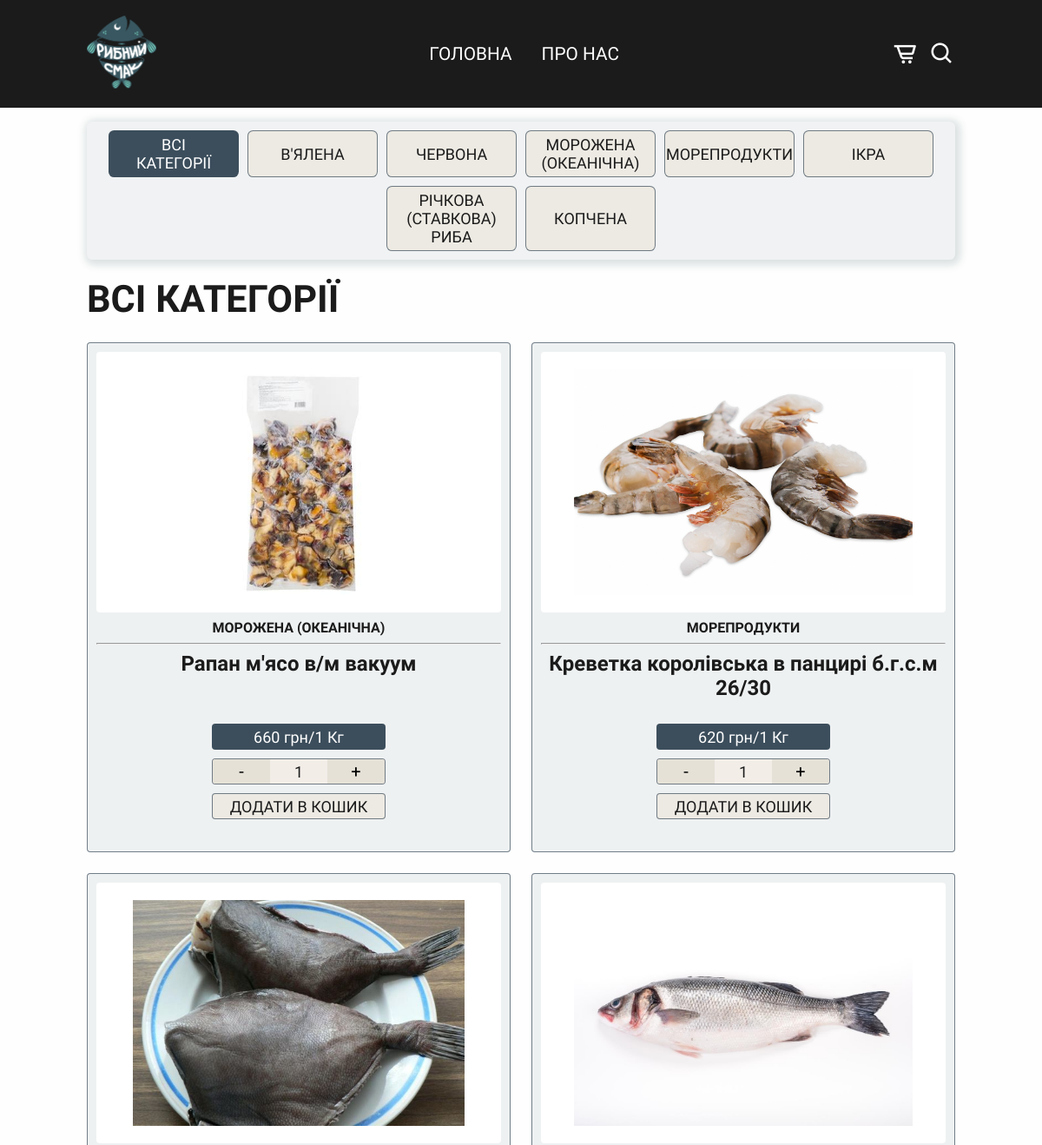
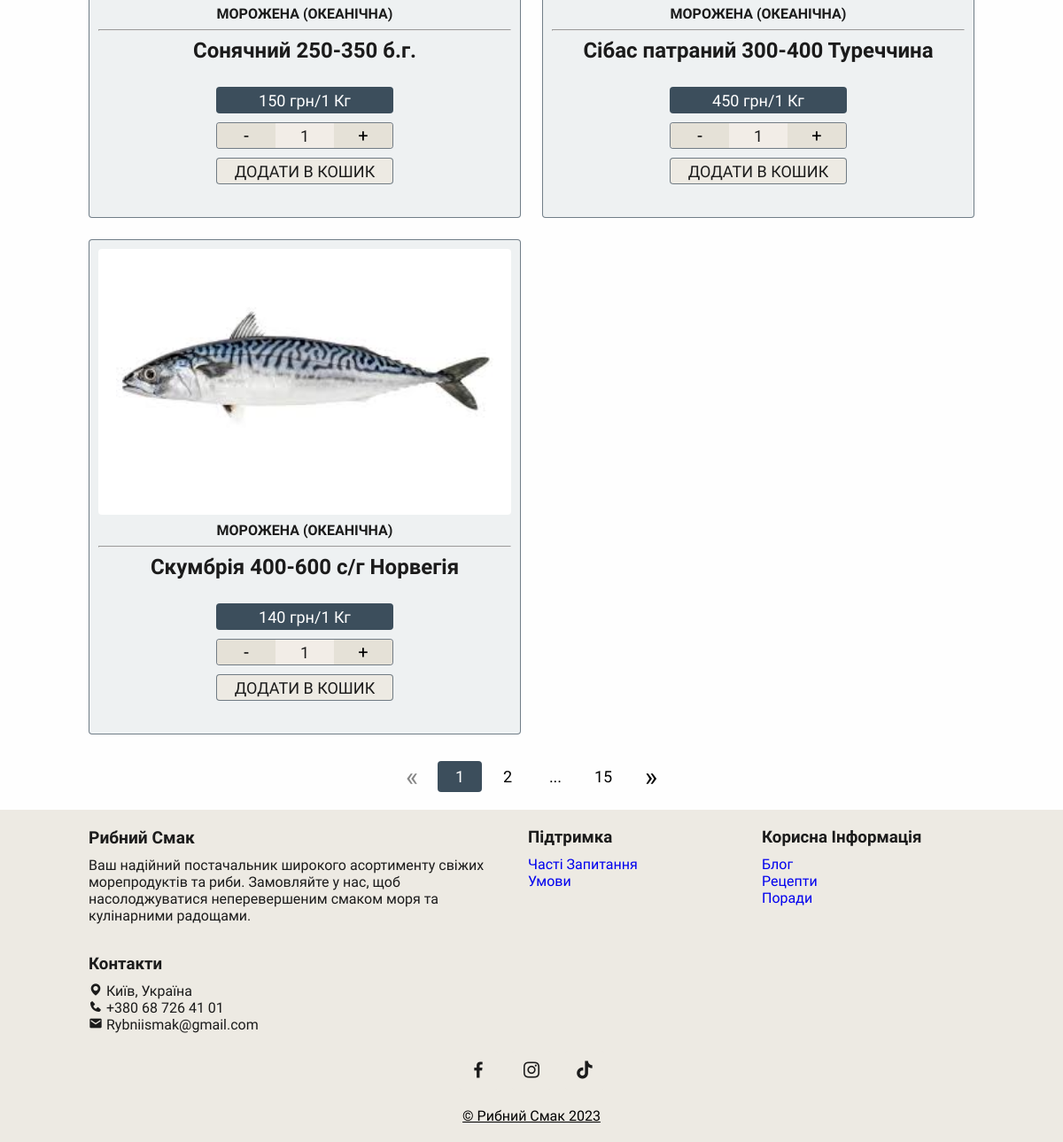
Page /products/all on the committed database (2 pictures, top to bottom).
### store/models.py (models this page shows, shortened)
class Category(models.Model):
    name = models.CharField(max_length=150, verbose_name='Заголовок')
    slug = models.SlugField(unique=True, verbose_name='Слаг')
    image = models.ImageField(upload_to='categories/', verbose_name='Зображення')
    is_published = models.BooleanField(default=True, verbose_name='На сайті')
    dt_update = models.DateTimeField(auto_now=True, verbose_name='Змінено')
    alt = models.CharField(max_length=150, default='fish store', verbose_name='alt tag')
    def __str__(self):
        return self.name
    def get_absolute_url(self):
        return reverse('store:products', args=(self.slug,))
    class Meta:
        verbose_name = 'категорію'
        verbose_name_plural = 'Категорії'
        ordering = ['dt_update', 'id']

class Product(models.Model):
    MEASURES = [
        ('1 Кг', '1 Кг'),
        ('100 грам', '100 грам'),
        ('1 Шт', '1 Шт'),
    ]
    name = models.CharField(max_length=250, verbose_name='Заголовок')
    description = models.TextField(verbose_name='Опис')
    image = models.ImageField(upload_to='products/', blank=True, verbose_name='Зображення')
    dt_create = models.DateTimeField(auto_now_add=True, verbose_name='Створено')
    dt_update = models.DateTimeField(auto_now=True, verbose_name='Змінено')
    price = models.DecimalField(max_digits=8, decimal_places=2, verbose_name='Ціна')
    measure = models.CharField(max_length=10, choices=MEASURES, verbose_name='Вимір')
    is_published = models.BooleanField(default=True, verbose_name='На сайті')
    alt = models.CharField(max_length=150, default='fish store', verbose_name='alt tag')
    category = models.ForeignKey(to=Category, on_delete=models.PROTECT, verbose_name='Категорія')
    class Meta:
        verbose_name = 'товар'
        verbose_name_plural = 'Товари'
        ordering = ['-dt_update', ]

### store/views.py (the view, shortened to what this page needs)
# urls.py: path('products/<slug:slug>', ProductsView.as_view(), name='products'),
class ProductsView(SingleObjectMixin, ListView):
    template_name = 'products.html'
    cats = Category.objects.filter(is_published=True)
    paginate_by = 5
    def get(self, request, *args, **kwargs):
        try:
            self.object = self.get_object(self.cats)
        except Http404:
            self.object = None
        return super().get(request, *args, **kwargs)
    def get_queryset(self):
        if self.object:
            return self.object.product_set.filter(is_published=True)
        pattern = re.compile(r'^[a-zа-яґєії\s]+$')
        search_list = [word.lower().rstrip('аьиі') for word in self.request.GET.get('search', '').split()]
        search_list = [word for word in search_list if pattern.match(word) and len(word) > 2]
        queryset = Product.objects.filter(is_published=True)
        return queryset
    def get_context_data(self, **kwargs):
        context = {
            "title": self.object.name if self.object else "Асортимент",
            "cats": self.cats,
        }
        return super().get_context_data(**kwargs, **context)

### store/templates/products.html (shortened to what this page needs)
{% extends "base.html" %}
{% load static %}
{% block menu %}
    <ul class="navbar animation-item">
        <li><a class="scroll-link" href="{% url 'store:index' %}#home">Головна</a></li>
        <li><a class="scroll-link" href="{% url 'store:index' %}#about">Про Нас</a></li>
    </ul>
{% endblock %}
{% block content %}
    <div class="categories-selector animation-item">
        <div class="categories-box">
            <div class="category-buttons">
                <a href="{% url 'store:products' 'all' %}"
                   class="category-button{% if not category %} chosen{% endif %}">Всі категорії</a>
                {% for cat in cats %}
                    <a href="{{ cat.get_absolute_url }}"
                       class="category-button{% if cat == category %} chosen{% endif %}">{{ cat.name }}</a>
                {% endfor %}
            </div>
        </div>
    </div>
    <section class="products" id="products">
        <div class="heading">
            {% if category %}
                <h2>{{ category.name }}</h2>
            {% elif request.GET.search %}
                <h2>Результати пошуку</h2>
            {% else %}
                <h2>Всі категорії</h2>
            {% endif %}
        </div>
        {% if object_list %}
        <div class="products-container">
            {% for product in object_list %}
                <div class="box" data-id="{{ product.id }}">
                    <img class="fish-image" data-description="{{ product.description }}"
                         src="{% if product.image %} {{ product.image.url }} {% else %} {% static 'img/ryb1.png' %} {% endif %}"
                         alt="{{ product.alt }}">
                    <h4>{{ product.category }}</h4>
                    <hr>
                    <h3 class="item-title">{{ product.name }}</h3>
                    <br>
                    <div class="content">
                        <span class="price-weight">{{ product.price|floatformat:"-2" }} грн/{{ product.measure }}</span>
                        <div class="counter">
                            <button class="counter_control" data-action="minus">-</button>
                            <div class="counter_amount" data-counter>1</div>
                            <button class="counter_control" data-action="plus">+</button>
                        </div>
                        <div class="cart-button-container">
                            <div data-cart>
                                <button data-cart class="add-cart-button">Додати в кошик</button>
                            </div>
                        </div>
                    </div>
                    <br>
                </div>
            {% endfor %}
        </div>
        {% else %}
            <div>Товарів не знайдено</div>
        {% endif %}
    </section>
    {% if page_obj.has_other_pages %}
        <div class="pagination-wrapper">
            <div class="pagination">
                {% if page_obj.has_previous %}
                    <a href="?{% if request.GET.search %}search={{ request.GET.search }}&{% endif %}page={{ page_obj.previous_page_number }}"
                       class="large-text tooltip-last"
                       data-tooltip="Попередня сторінка">&laquo;</a>
                {% else %}
                    <a href="" class="large-text tooltip disabled"
                       data-tooltip="Попередня сторінка">&laquo;</a>
                {% endif %}
                {% if page_obj.number == 1 %}
                    <a href="" class="active tooltip" data-tooltip="Поточна сторінка">1</a>
                {% else %}
                    <a href="?{% if request.GET.search %}search={{ request.GET.search }}&{% endif %}page=1" class="tooltip">1</a>
                {% endif %}
                {% for p in paginator.page_range %}
                    {% if p > 1 and p < paginator.num_pages %}
                        {% if p == page_obj.number %}
                            <a href="" class="active tooltip" data-tooltip="Поточна сторінка">{{ p }}</a>
                        {% elif p > page_obj.number|add:-2 and p < page_obj.number|add:2 %}
                            <a href="?{% if request.GET.search %}search={{ request.GET.search }}&{% endif %}page={{ p }}"
                               class="tooltip">{{ p }}</a>
                        {% endif %}
                    {% endif %}
                {% endfor %}
                {% if page_obj.number < paginator.num_pages|add:-2 %}
                    <a href="#" class="tooltip default-cursor">...</a>
                {% endif %}
                {% if page_obj.number == paginator.num_pages %}
                    <a href="#" class="active tooltip" data-tooltip="Поточна сторінка">{{ paginator.num_pages }}</a>
                {% else %}
                    <a href="?{% if request.GET.search %}search={{ request.GET.search }}&{% endif %}page={{ paginator.num_pages }}"
                       class="tooltip">{{ paginator.num_pages }}</a>
                {% endif %}
                {% if page_obj.has_next %}
                    <a href="?{% if request.GET.search %}search={{ request.GET.search }}&{% endif %}page={{ page_obj.next_page_number }}"
                       class="large-text tooltip-last"
                       data-tooltip="Наступна сторінка">&raquo;</a>
                {% else %}
                    <a href="" class="large-text tooltip disabled"
                       data-tooltip="Наступна сторінка">&raquo;</a>
                {% endif %}
            </div>
        </div>
    {% endif %}
{% endblock %}

### rows in the picture
Category: name "В'ЯЛЕНА"
Category: name "ЧЕРВОНА"
Category: name "МОРОЖЕНА (ОКЕАНІЧНА)"
Category: name "МОРЕПРОДУКТИ"
Category: name "ІКРА"
Category: name "РІЧКОВА (СТАВКОВА) РИБА"
Category: name "КОПЧЕНА"
Product: image (picture), category "МОРОЖЕНА (ОКЕАНІЧНА)", name "Рапан м'ясо в/м вакуум", price "660", measure "1 Кг"
Product: image (picture), category "МОРЕПРОДУКТИ", name "Креветка королівська в панцирі б.г.с.м 26/30", price "620", measure "1 Кг"
Product: image (picture), category "МОРОЖЕНА (ОКЕАНІЧНА)", name "Сонячний 250-350 б.г.", price "150", measure "1 Кг"
Product: image (picture), category "МОРОЖЕНА (ОКЕАНІЧНА)", name "Сібас патраний 300-400 Туреччина", price "450", measure "1 Кг"
Product: image (picture), category "МОРОЖЕНА (ОКЕАНІЧНА)", name "Скумбрія 400-600 с/г Норвегія", price "140", measure "1 Кг"

### other values in the picture
{{ p }} "2"
{{ paginator.num_pages }} "15"
